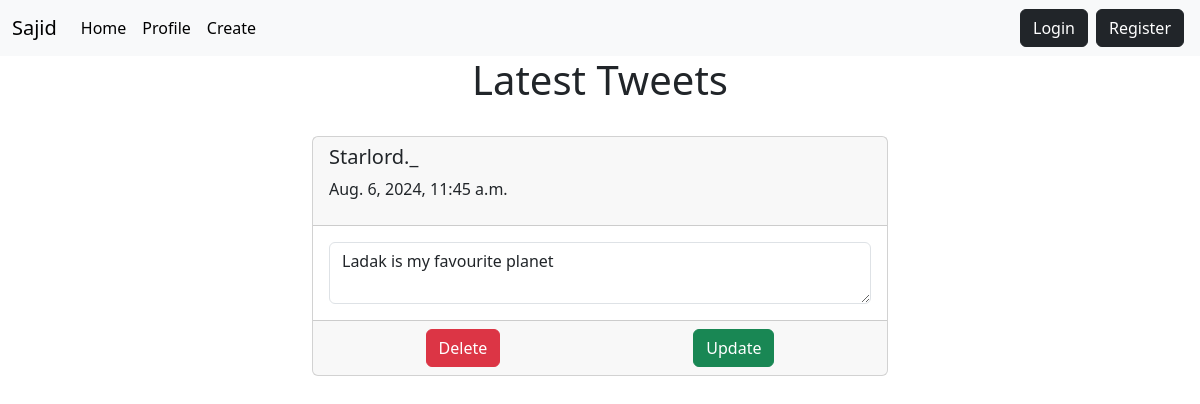
Page /display/60 on the committed database.
### app1/models.py (models this page shows, shortened)
class tweet(models.Model):
    uname=models.CharField(max_length=30)
    post=models.CharField(max_length=200)
    date=models.DateTimeField(auto_now_add=True)

### app1/views.py (the view)
# urls.py: path('display/<int:rid>',views.display,name='showPost'),
def display(request,rid):
    b=tweet.objects.get(id=rid)
    if request.method=="POST":
        b.post=request.POST.get('desc')
        b.save()
    return render(request,'single.html',{'res':b})

### templates/single.html (shortened to what this page needs)
<!DOCTYPE html>
<html lang="en">
<head>
    <link href="https://cdn.jsdelivr.net/npm/bootstrap@5.3.3/dist/css/bootstrap.min.css" rel="stylesheet"
>
</head>
<body>
    {% include 'navbar.html' %}
    <h1 class="text-center text-dark">Latest Tweets</h1>
    <br>
    <div class="container col-lg-6">
        <form class="card mb-3" method="POST">{% csrf_token %}
            <div class="card-header">
                <h5 class="">{{ res.uname }} </h5>
                <p>{{ res.date }}</p>
            </div>
            <div class="card-body">
                <div class="">
                    <textarea name="desc" class="form-control">{{ res.post }}</textarea>
                  </div>
            </div>
            <div class="card-footer d-flex justify-content-around">
                <a href="{% url 'deletepost' res.id %}" class="btn btn-danger">Delete</a>
                <button type="submit" class="btn btn-success">Update</button>
            </div>
        </form>
    </div>
</body>
</html>

### rows in the picture
tweet: uname "Starlord._", date "Aug. 6, 2024, 11:45 a.m.", desc "Ladak is my favourite planet"
